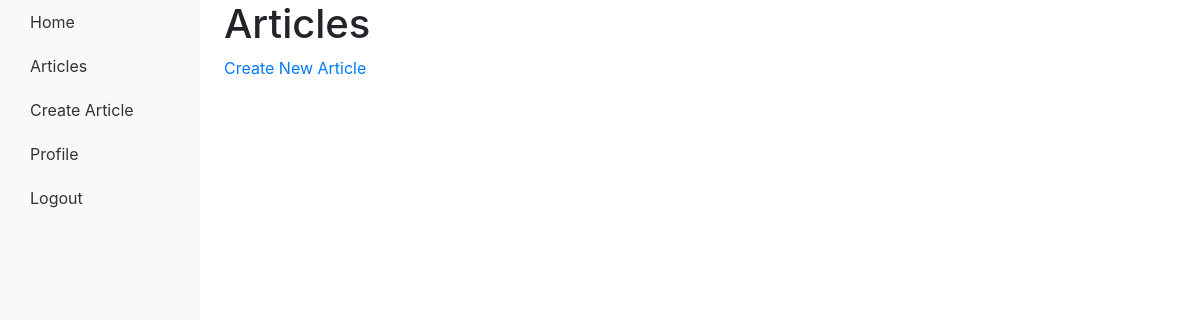
/articles/, run on an earlier commit of the app's database.
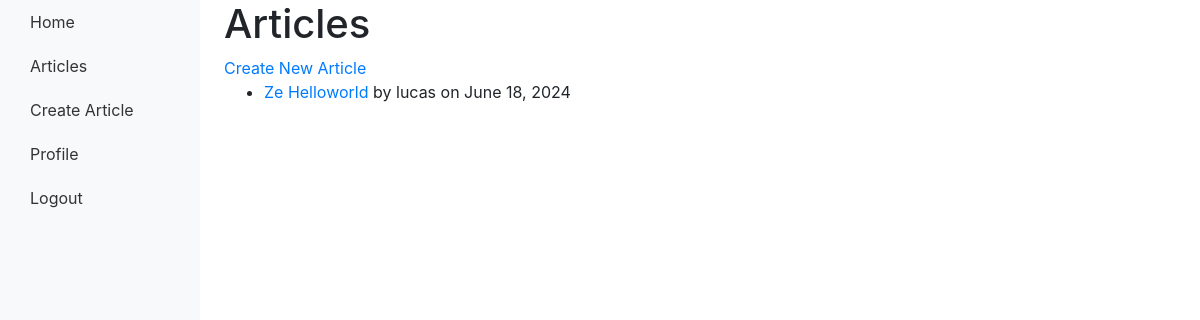
And on a later commit of the database.
### main/models.py (models this page shows, shortened)
class Article(models.Model):
    title = models.CharField(max_length=200)
    content = models.TextField()
    publication_date = models.DateField(auto_now_add=True)  # Automatically set the publication date
    author = models.ForeignKey(User, on_delete=models.CASCADE)
    categories = models.ManyToManyField(Category, related_name='articles')
    slug = models.SlugField(unique=True)
    meta_description = models.TextField()

### main/views.py (the view)
# urls.py: path('articles/', views.article_list, name='article_list'),
def article_list(request):
    articles = Article.objects.all()
    return render(request, 'main/article_list.html', {'articles': articles})

### main/templates/main/article_list.html (shortened to what this page needs)
{% extends 'main/base.html' %}
{% block content %}
    <h1>Articles</h1>
    <a href="{% url 'article_create' %}">Create New Article</a>
    <ul>
        {% for article in articles %}
        <li>
            <a href="{% url 'article_detail' article.slug %}">{{ article.title }}</a>
            by {{ article.author.username }} on {{ article.publication_date }}
        </li>
        {% endfor %}
    </ul>
{% endblock %}

What changed in the data, as far as the page shows it:
added Article: title "Ze Helloworld", author.username "lucas", publication_date "June 18, 2024"
